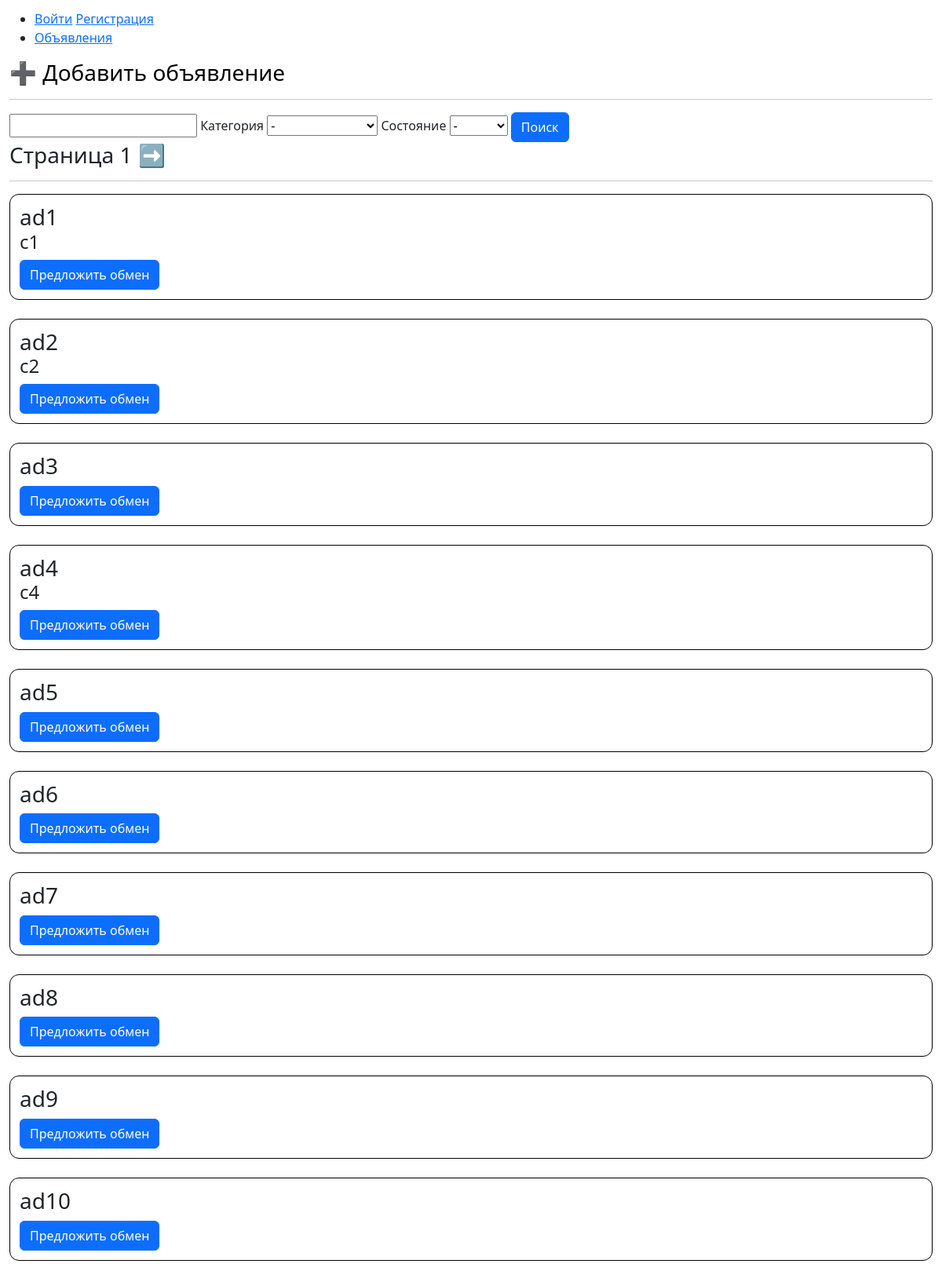
Page /ads/get_ads/1/ on the earlier database version.
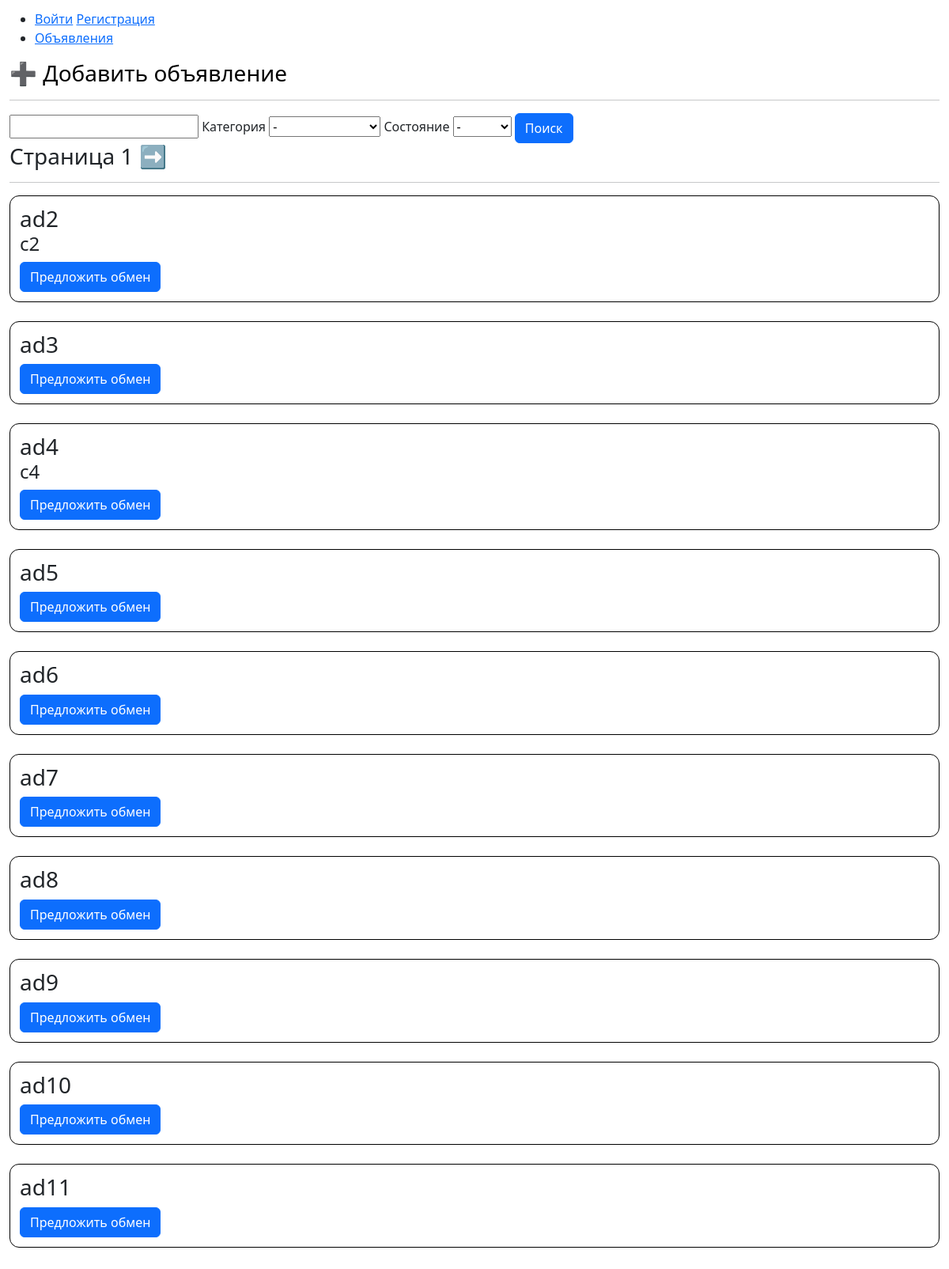
Same page on the later database version.
### ads/models.py (models this page shows)
class Ad(models.Model):
    category_choices = {
        'вещи для дома': 'вещи для дома',
        'одежда': 'одежда',
        'транспорт': 'транспорт',
    }
    condition_choices = {
        'новый': 'новый',
        'б/у': 'б/у',
    }
    user = models.ForeignKey(User, on_delete=models.CASCADE)
    title = models.CharField(max_length=200)
    description = models.CharField(max_length=500)
    category = models.CharField(choices=category_choices)
    condition = models.CharField(choices=condition_choices)
    created_at = models.DateTimeField(auto_now_add=True)

### ads/views.py (the view)
# urls.py: path('get_ads/<int:page_n>/', views.get_ads, name='get_all_ads'),
@require_http_methods(['GET'])
def get_ads(request, page_n: int = 1):
    category = request.GET.get('category')
    condition = request.GET.get('condition')
    key_word = request.GET.get('key_word')
    len_page = 10
    context = {'page_n': page_n}
    filtered_ads = filter_ads(category, condition)
    if key_word:
        filtered_ads = search_ads(filtered_ads, key_word)
    context['ads'] = filtered_ads[(len_page*(page_n-1)):(len_page*page_n)]
    return render(request, 'ads/ads.html', context)

### ads/views.py (called while the page is built)
def filter_ads(category: str, condition: str):
    if category and condition:
        return models.Ad.objects.filter(category=category, condition=condition)
    elif category:
        return models.Ad.objects.filter(category=category)
    elif condition:
        return models.Ad.objects.filter(condition=condition)
    else:
        return models.Ad.objects.all()

### base/templates/ads/ads.html (shortened to what this page needs)
{% extends 'ads/base.html' %}
{% block content %}
    <a style="text-decoration: none; color: black;" href="/ads/create_ad/"><h3>➕ Добавить объявление</h3></a>
    <hr>
    <input type="text" id="key_word">
    Категория <select name="" id="category">
        <option value="">-</option>
    </select>
    Состояние <select name="" id="condition">
        <option value="">-</option>
    </select>
    <button class="btn btn-primary" id="send">Поиск</button>
    <br>
    <h3>Страница {{page_n}}
        <a style="text-decoration: none;" href="" id="right">➡️</a> </h3>
    <hr>
    {% if ads %}
        {% for ad in ads %}
            {% include 'ads/_ad.html' %}
            <br>
        {% endfor %}
    {% else %}
        <h3>Объявления не найдены!</h3>
    {% endif %}
{% endblock content %}

### base/templates/ads/_ad.html (shortened to what this page needs)
<div style="border: 1px solid black; padding: 1vw; border-radius: 1vw;">
    <h3 style="margin-bottom: 0;">{{ad.title}}</h3>
    <h4 style="margin-top: 0;">{{ad.description}}</h4>
    {% if ad.user != user %}
        <button class="btn btn-primary" onclick="event.target.onsubmit = (e) => e.preventDefault()" id="send{{ad.id}}">Предложить обмен</button>
    {% else %}
        <a  href="/ads/edit_ad/{{ad.id}}/"><button class="btn btn-secondary">Редактировать объявление</button></a>
    {% endif %}
</div>

Differences in the rows shown:
removed Ad: title "ad1", description "c1"
now on this page (row unchanged): Ad: title "ad11"
